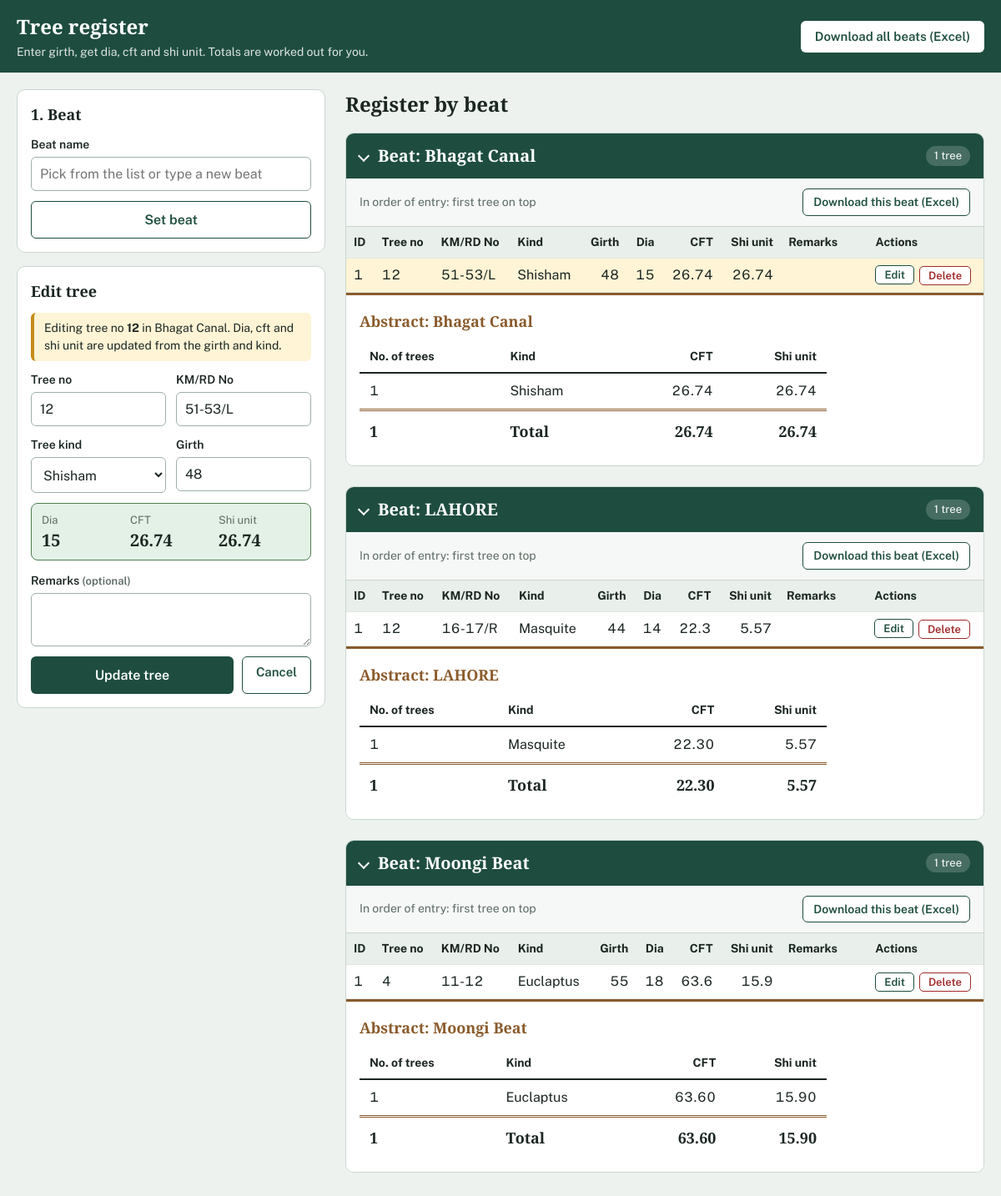
/?edit=1&beat=6, run on the app's committed database.
### tables this page shows
CREATE TABLE beat_6_bhagat_canal (
	id INTEGER NOT NULL, 
	tree_no VARCHAR(50) NOT NULL, 
	km_burji_no VARCHAR(50) NOT NULL, 
	kind_tree VARCHAR(100) NOT NULL, 
	girth INTEGER NOT NULL, 
	dia INTEGER, 
	cft FLOAT, 
	shi_unit FLOAT, 
	remarks VARCHAR(255), 
	PRIMARY KEY (id), 
	CONSTRAINT uq_beat_6_bhagat_canal UNIQUE (km_burji_no, tree_no)
);

CREATE TABLE beat_9_lahore (
	id INTEGER NOT NULL, 
	tree_no VARCHAR(50) NOT NULL, 
	km_burji_no VARCHAR(50) NOT NULL, 
	kind_tree VARCHAR(100) NOT NULL, 
	girth INTEGER NOT NULL, 
	dia INTEGER, 
	cft FLOAT, 
	shi_unit FLOAT, 
	remarks VARCHAR(255), 
	PRIMARY KEY (id), 
	CONSTRAINT uq_beat_9_lahore UNIQUE (km_burji_no, tree_no)
);

CREATE TABLE beat_3_moongi_beat (
	id INTEGER NOT NULL, 
	tree_no VARCHAR(50) NOT NULL, 
	km_burji_no VARCHAR(50) NOT NULL, 
	kind_tree VARCHAR(100) NOT NULL, 
	girth INTEGER NOT NULL, 
	dia INTEGER, 
	cft FLOAT, 
	shi_unit FLOAT, 
	remarks VARCHAR(255), 
	PRIMARY KEY (id), 
	CONSTRAINT uq_beat_3_moongi_beat UNIQUE (km_burji_no, tree_no)
);

### app.py (models this page shows)
class Beat(db.Model):
    __tablename__ = "beats"
    id = db.Column(db.Integer, primary_key=True)
    name = db.Column(db.String(100), nullable=False, unique=True)
    table_name = db.Column(db.String(80), nullable=False, unique=True)

### app.py (the view, shortened to what this page needs)
@app.route("/", methods=["GET", "POST"])
def index():
    current_beat = session.get("beat_name")
    edit_tree = edit_beat = None
    edit_id = request.args.get("edit", type=int)
    beat_id = request.args.get("beat", type=int)
    if edit_id and beat_id:
        edit_beat = db.session.get(Beat, beat_id)
        if edit_beat:
            edit_tree = db.session.get(tree_model(edit_beat.table_name), edit_id)
        if edit_tree is None:
            flash("That tree no longer exists.", "error")
            return redirect(url_for("index"))
    return render_index(
        form=edit_tree.to_dict() if edit_tree else {}, edit_tree=edit_tree, edit_beat=edit_beat
    )

### app.py (called while the page is built)
def get_beat_options():
    names = set(BEATS) | {name for (name,) in db.session.query(Beat.name).all()}
    return sorted(names, key=str.lower)

def _new_abstract():
    return {"rows": {}, "trees": 0, "cft": 0.0, "shi_unit": 0.0}

def _add_to_abstract(a, kind, trees, cft, shi_unit):
    row = a["rows"].setdefault(kind, {"kind": kind, "trees": 0, "cft": 0.0, "shi_unit": 0.0})
    row["trees"] += trees
    row["cft"] += cft
    row["shi_unit"] += shi_unit
    a["trees"] += trees
    a["cft"] += cft
    a["shi_unit"] += shi_unit

def _finish_abstract(a):
    rows = sorted(a["rows"].values(), key=lambda r: r["kind"])
    for r in rows:
        r["cft"] = round(r["cft"], 3)
        r["shi_unit"] = round(r["shi_unit"], 3)
    return {
        "rows": rows,
        "trees": a["trees"],
        "cft": round(a["cft"], 3),
        "shi_unit": round(a["shi_unit"], 3),
    }

def get_abstracts(only_beat=None):
    beats = Beat.query.filter_by(name=only_beat).all() if only_beat else Beat.query.all()
    per_beat, grand = {}, _new_abstract()
    for beat in beats:
        Tree = tree_model(beat.table_name)
        rows = db.session.query(
            Tree.kind_tree,
            func.count(Tree.id),
            func.coalesce(func.sum(Tree.cft), 0),
            func.coalesce(func.sum(Tree.shi_unit), 0),
        ).group_by(Tree.kind_tree).all()
        if not rows:
            continue
        a = _new_abstract()
        for kind, trees, cft, shi_unit in rows:
            _add_to_abstract(a, kind, trees, float(cft), float(shi_unit))
            _add_to_abstract(grand, kind, trees, float(cft), float(shi_unit))
        per_beat[beat.name] = _finish_abstract(a)
    return per_beat, _finish_abstract(grand)

### templates/index.html (shortened to what this page needs)
<!DOCTYPE html>
<html lang="en">
<head>
</head>
<body>
  <header class="topbar">
    <div class="topbar-inner">
      <div>
        <h1>Tree register</h1>
        <p>Enter girth, get dia, cft and shi unit. Totals are worked out for you.</p>
      </div>
      <a class="btn btn-light" href="{{ url_for('download_excel') }}">Download all beats (Excel)</a>
    </div>
  </header>
  <main class="layout">
    <aside class="entry">
      <section class="card">
        <h2>1. Beat</h2>
        <form method="POST" action="{{ url_for('set_beat') }}">
          <div class="field">
            <label for="beat_name">{{ 'Switch to another beat' if current_beat else 'Beat name' }}</label>
            <input type="text" id="beat_name" name="beat_name" list="beat-list" maxlength="100"
                   placeholder="Pick from the list or type a new beat" autocomplete="off" required>
          </div>
          <button type="submit" class="btn btn-outline btn-block">{{ 'Change beat' if current_beat else 'Set beat' }}</button>
        </form>
      </section>
      <section class="card">
        <h2 id="tree-card">{{ 'Edit tree' if edit_tree else '2. Tree details' }}</h2>
        {% if current_beat or edit_tree %}
        {% if edit_tree %}
          <div class="editing-note">Editing tree no <strong>{{ edit_tree.tree_no }}</strong> in {{ edit_beat.name }}. Dia, cft and shi unit are updated from the girth and kind.</div>
        {% endif %}
        <form method="POST" id="tree-form"{% if edit_tree %} action="{{ url_for('update_tree', beat_id=edit_beat.id, tree_id=edit_tree.id) }}"{% endif %}>
          <div class="two">
            <div class="field">
              <label for="tree_no">Tree no</label>
              <input type="text" id="tree_no" name="tree_no" maxlength="50" autofocus
                     value="{{ form.get('tree_no', '') }}" required>
            </div>
            <div class="field">
              <label for="km_burji_no">KM/RD No</label>
              <input type="text" id="km_burji_no" name="km_burji_no" maxlength="50"
                     value="{{ form.get('km_burji_no', '') }}" required>
            </div>
          </div>
          <div class="two">
            <div class="field">
              <label for="kind_tree">Tree kind</label>
              <select id="kind_tree" name="kind_tree" required>
                {% for k in kinds %}
                  <option value="{{ k }}" {% if form.get('kind_tree') == k %}selected{% endif %}>{{ k|capitalize }}</option>
                {% endfor %}
              </select>
            </div>
            <div class="field">
              <label for="girth">Girth</label>
              <input type="number" id="girth" name="girth" min="1" inputmode="numeric"
                     value="{{ form.get('girth', '') }}" required>
            </div>
          </div>
          <div class="preview" id="preview" aria-live="polite">
          </div>
          <div class="field">
            <label for="remarks">Remarks <span class="hint">(optional)</span></label>
            <textarea id="remarks" name="remarks" maxlength="255">{{ form.get('remarks', '') or '' }}</textarea>
          </div>
          {% if edit_tree %}
          <div class="btn-row">
            <button type="submit" class="btn btn-primary btn-block">Update tree</button>
            <a class="btn btn-outline" href="{{ url_for('index') }}">Cancel</a>
          </div>
          {% else %}
          <button type="submit" class="btn btn-primary btn-block">Save tree</button>
          {% endif %}
        </form>
        {% else %}
          <p class="hint" style="margin:0;color:var(--muted)">Set a beat first. Every tree you save will be recorded under it.</p>
        {% endif %}
      </section>
    </aside>
    <section>
      <div class="register-head">
        <h2>Register by beat</h2>
      </div>
      {% for s in sections %}
      <details class="sheet" open>
        <summary>
          <h2>Beat: {{ s.beat }}</h2>
          <span class="tag">{{ s.abstract.trees }} tree{{ '' if s.abstract.trees == 1 else 's' }}</span>
        </summary>
        <div class="toolbar">
          <span>In order of entry: first tree on top</span>
          <a class="btn btn-outline" href="{{ url_for('download_excel', beat=s.beat) }}">Download this beat (Excel)</a>
        </div>
        <div class="scroll"{% if s.beat == current_beat %} id="current-scroll"{% endif %}>
          <table class="entries">
            <thead>
              <tr>
                <th>ID</th><th>Tree no</th><th>KM/RD No</th><th>Kind</th>
                <th class="num">Girth</th><th class="num">Dia</th><th class="num">CFT</th><th class="num">Shi unit</th><th>Remarks</th><th>Actions</th>
              </tr>
            </thead>
            <tbody>
              {% for t in s.trees %}
              <tr{% if edit_tree and edit_beat and edit_beat.id == s.id and edit_tree.id == t.id %} class="editing"{% endif %}>
                <td>{{ t.id }}</td>
                <td>{{ t.tree_no }}</td>
                <td>{{ t.km_burji_no }}</td>
                <td>{{ t.kind_tree|capitalize }}</td>
                <td class="num">{{ t.girth }}</td>
                <td class="num">{{ t.dia }}</td>
                <td class="num">{{ t.cft }}</td>
                <td class="num">{{ t.shi_unit }}</td>
                <td class="remarks">{{ t.remarks or '' }}</td>
                <td>
                  <div class="actions">
                    <a class="mini" href="{{ url_for('index', edit=t.id, beat=s.id) }}#tree-card">Edit</a>
                    <form method="POST" action="{{ url_for('delete_tree', beat_id=s.id, tree_id=t.id) }}"
                          data-confirm="Delete tree no {{ t.tree_no }} ({{ t.kind_tree|capitalize }}, km / RD / burji no {{ t.km_burji_no }})? This cannot be undone.">
                      <button type="submit" class="mini danger">Delete</button>
                    </form>
                  </div>
                </td>
              </tr>
              {% endfor %}
            </tbody>
          </table>
        </div>
        <div class="abstract">
          <h3>Abstract: {{ s.beat }}</h3>
          <table class="ledger">
            <thead>
              <tr><th>No. of trees</th><th>Kind</th><th class="num">CFT</th><th class="num">Shi unit</th></tr>
            </thead>
            <tbody>
              {% for r in s.abstract.rows %}
              <tr>
                <td>{{ r.trees }}</td>
                <td>{{ r.kind|capitalize }}</td>
                <td class="num">{{ '%.2f'|format(r.cft) }}</td>
                <td class="num">{{ '%.2f'|format(r.shi_unit) }}</td>
              </tr>
              {% endfor %}
            </tbody>
            <tfoot>
              <tr>
                <td>{{ s.abstract.trees }}</td>
                <td>Total</td>
                <td class="num">{{ '%.2f'|format(s.abstract.cft) }}</td>
                <td class="num">{{ '%.2f'|format(s.abstract.shi_unit) }}</td>
              </tr>
            </tfoot>
          </table>
        </div>
      </details>
      {% else %}
      <div class="empty">
        <strong>No trees recorded yet</strong>
        Set a beat, then add the first tree. The register and its abstract will appear here.
      </div>
      {% endfor %}
      </section>
  </main>
</body>
</html>

### data on the page
beat_6_bhagat_canal: tree_no "12", km_burji_no "51-53/L", kind_tree "Shisham", id "1", girth "48", dia "15", cft "26.74", shi_unit "26.74", trees "1", kind "Shisham"
Beat: name "Bhagat Canal", beat "Bhagat Canal", abstract.trees "1", abstract.cft "26.74", abstract.shi_unit "26.74"
Beat: beat "LAHORE", abstract.trees "1", abstract.cft "22.30", abstract.shi_unit "5.57"
beat_9_lahore: id "1", tree_no "12", km_burji_no "16-17/R", kind_tree "Masquite", girth "44", dia "14", cft "22.3", shi_unit "5.57", trees "1", kind "Masquite", cft "22.30"
Beat: beat "Moongi Beat", abstract.trees "1", abstract.cft "63.60", abstract.shi_unit "15.90"
beat_3_moongi_beat: id "1", tree_no "4", km_burji_no "11-12", kind_tree "Euclaptus", girth "55", dia "18", cft "63.6", shi_unit "15.9", trees "1", kind "Euclaptus", cft "63.60", shi_unit "15.90"

### other printed values
{{ 'Switch to another beat' if current_beat else 'Beat name' }} "Beat name"
{{ 'Change beat' if current_beat else 'Set beat' }} "Set beat"
{{ 'Edit tree' if edit_tree else '2. Tree details' }} "Edit tree"
